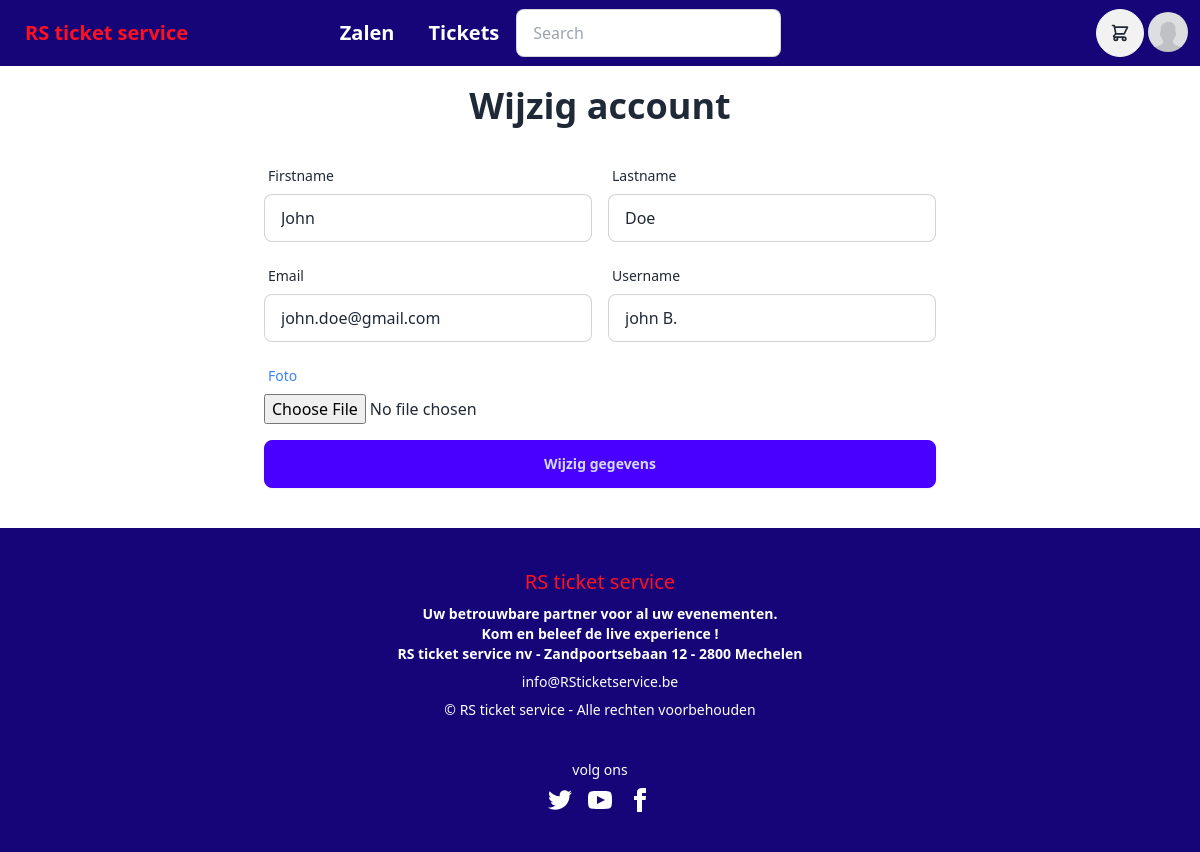
/profile/gegevens_aanpassen.php (signed in), run on the app's committed database.
### tables this page shows
CREATE TABLE `users` (
  `id` int(11) NOT NULL,
  `username` varchar(50) NOT NULL,
  `email` varchar(100) NOT NULL,
  `password` varchar(100) NOT NULL,
  `firstname` varchar(50) NOT NULL,
  `lastname` varchar(50) NOT NULL,
  `function` int(11) NOT NULL,
  `profilePicture` text NOT NULL,
  `updatedAt` timestamp NOT NULL DEFAULT current_timestamp() ON UPDATE current_timestamp(),
  `createdAt` timestamp NOT NULL DEFAULT current_timestamp()
);

### functions/userfunctions.php (called while the page is built, shortened)
<?php
function getProfilePicture($mysqli, $gebruikerid) {
    $stmt = $mysqli->prepare("SELECT profilePicture FROM users WHERE id = ?");
    $stmt->bind_param("i", $gebruikerid);
    $stmt->execute();
    $resultaat = $stmt->get_result();
    return (($resultaat->num_rows == 0) ? false : $resultaat->fetch_assoc());
}
?>

### profile/gegevens_aanpassen.php (the view, shortened to what this page needs)
<?php
include $_SERVER['DOCUMENT_ROOT'] . "/components/navbar.php";
?>
<!DOCTYPE html>
<html>
<head>
</head>
<?php
$query = 'SELECT * FROM users WHERE id = ?';
$stmt = $mysqli->prepare($query);
$stmt->bind_param('i', $_SESSION["gebruikersid"]);
$stmt->execute();
$result = $stmt->get_result();
$data = $result->fetch_assoc();
?>
<body>
    <center>
        <h1 class="md:text-center text-4xl font-bold mb-8">Wijzig account</h1>
<form action="/profile/gegevens_aanpassen.php" method="post" class="flex flex-col gap-8 w-full md:max-w-2xl" enctype="multipart/form-data">            <div class="flex flex-col gap-4">
                <div class="flex flex-col gap-4 md:flex-row">
                    <div class="form-control md:flex-1">
                        <label class="label">
                            <span class="label-text">Firstname</span>
                        </label>
                        <input type="text" name="firstname" value="<?php echo ($data['firstname']) ?>" class="input input-bordered w-full" required />
                    </div>
                    <div class="form-control md:flex-1">
                        <label class="label">
                            <span class="label-text">Lastname</span>
                        </label>
                        <input type="text" name="lastname" value="<?php echo ($data['lastname']) ?>" class="input input-bordered w-full" required />
                    </div>
                </div>
                <div class="flex flex-col gap-4 md:flex-row">
                    <div class="form-control md:flex-1">
                        <label class="label">
                            <span class="label-text">Email</span>
                        </label>
                        <input type="email" name="email" value="<?php echo ($data['email']) ?>" class="input input-bordered w-full" required />
                    </div>
                    <div class="form-control md:flex-1">
                        <label class="label">
                            <span class="label-text">Username</span>
                        </label>
                        <input type="text" name="username" value="<?php echo ($data['username']) ?>" class="input input-bordered w-full" required />
                    </div>
                </div>
                <div class="form-control w-full">
                    <label class="label">
                        <span class="label-text text-blue-500">Foto</span>
                    </label>
                    <input type="file" name="fileToUpload" id="fileToUpload">
                </div>
                <button name="wijzig" class="btn btn-primary">Wijzig gegevens</button>
        </form>
        <br>
    </center>
</body>
</html>
</body>
</html>
<?php
include $_SERVER['DOCUMENT_ROOT'] . "/components/footer.php";
?>

### components/navbar.php (shortened to what this page needs)
<?php
include $_SERVER['DOCUMENT_ROOT'] . "/fetch/util.php";
include $_SERVER['DOCUMENT_ROOT'] . "/functions/userfunctions.php";
?>
<!DOCTYPE html>
<html>
<head>
    <link href="https://cdn.jsdelivr.net/npm/daisyui@4.7.2/dist/full.css" rel="stylesheet" type="text/css" />
    <script src="https://cdn.tailwindcss.com"></script>
</head>
<body>
<div class="navbar bg-[#150578]" style="margin-bottom: 20px;">
  <div class="flex-1 text-[#FF101F]">
    <a class="btn btn-ghost normal-case text-xl " href="../index.php">RS ticket service</a>
  </div>
  <div class="flex-auto text-[#FDFFFF]">
    <a class="btn btn-ghost normal-case text-xl " href="../main_page/zalen.php">Zalen</a>
    <a class="btn btn-ghost normal-case text-xl " href="../index.php">Tickets</a>
    <div class="form-control">
    <form action="/components/search.php" method="get" class="form-control w-full relative">
      <input type="text" name="search" placeholder="Search" class="input input-bordered w-24 md:w-auto text-black"/>
    </form>
    </div>
</div>
<?php
if(isset( $_SESSION["gebruikersid"])) {
?>
<div class="flex-none">
     <div class="dropdown dropdown-end">
      <label tabindex="0" class="btn btn-circle">
        <div class="indicator">
        </div>
      </label>
    </div>
</div>
<?php
}
?>
    <?php
   echo ' <div class="dropdown dropdown-end">';
   if (isset($_SESSION["user"])) {
       echo'
      <label tabindex="0" class="btn btn-ghost btn-circle avatar">
       <div class="w-10 rounded-full">';
        $gebruikersid = $_SESSION["gebruikersid"];
        $data = getProfilePicture($mysqli,$gebruikersid);
        foreach($data as $value){
        if (empty($value)) {
          echo '<img src="../img/accountPictures/no_profile_picture.jpg"/>';
        } else {
          echo '<img src="../img/accountPictures/'.$value.'"/>';
        }
      }
        echo'
        </div>
      </label>
      <ul tabindex="0" class="mt-3 z-[1] p-2 shadow menu menu-sm dropdown-content bg-base-100 rounded-box w-52">
        <li><a href="../profile/gegevens_aanpassen.php">Profiel</a>
        </li>
        <li><a href="../profile/passwordReset.php">Wachtwoord Aanpassen</a></li>
';
        }
        ?>
      </ul>
    </div>
</div>
</body>
</html>

### components/footer.php (style rules this page uses)
body { display: flex; flex-direction: column; min-height: 100vh; }

### data on the page
users: profilePicture (picture), firstname "John", lastname "Doe", email "john.doe@gmail.com", username "john B."
